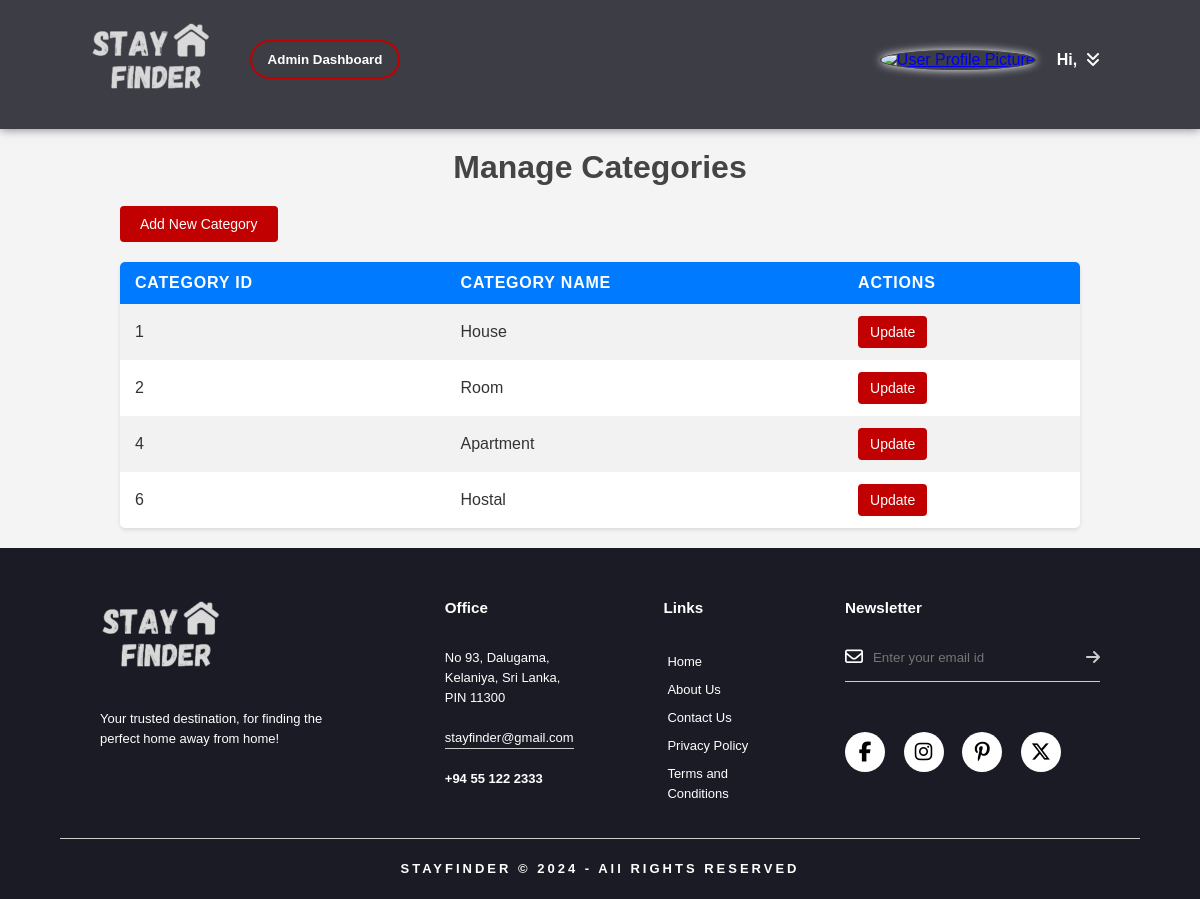
The app's page /admin/add_new_category.php (signed in) with its own data.
### tables this page shows
CREATE TABLE `category` (
  `category_id` int(11) NOT NULL,
  `category_name` varchar(100) DEFAULT NULL
);

### admin/add_new_category.php (the view, shortened to what this page needs)
<?php
include_once "../dbconnect.php";
$sql = "SELECT * FROM category";
$data_set = mysqli_query($connect, $sql);
?>
<!DOCTYPE html>
<html lang="en">
<head>
    <link rel="stylesheet" href="admin-css/category-style.css">
    <link rel="stylesheet" href="admin-css/header.css">
    <link rel="stylesheet" href="admin-css/footer.css">
</head>
<body>
<?php include "header.php"; ?>
    <div class="container">
        <div class="container-head">
            <h1>Manage Categories</h1>
            <button class="add-button" onclick="openAddModal()">Add New Category</button>
        </div>
        <div class="table-div">
            <table class="category-table">
                <tr>
                    <th>Category ID</th>
                    <th>Category Name</th>
                    <th>Actions</th>
                </tr>
                <?php while ($row = mysqli_fetch_assoc($data_set)): ?>
                    <tr>
                        <td><?php echo htmlspecialchars($row['category_id']); ?></td>
                        <td><?php echo htmlspecialchars($row['category_name']); ?></td>
                        <td>
                            <button class="update-button" onclick="openUpdateModal('<?php echo $row['category_id']; ?>', '<?php echo htmlspecialchars($row['category_name']); ?>')">Update</button>
                        </td>
                    </tr>
                <?php endwhile; ?>
            </table>
        </div>
    </div>
    <?php include "footer.php"; ?>
</body>
</html>

### admin/admin-css/category-style.css (style rules this page uses)
* { margin: 0; padding: 0; font-family: sans-serif; }
body { background-color: #f4f4f4; color: #333; }
h1 { text-align: center; color: #444; margin-bottom: 20px; }
.container { padding: 20px; width: 80%; margin: auto; }
.category-table { width: 100%; border-collapse: collapse; margin: 0 auto; box-shadow: 0 2px 4px rgba(0, 0, 0, 0.1); background-color: #fff; border-radius: 5px; overflow: hidden; }
.category-table th, .category-table td { padding: 12px 15px; text-align: left; }
.category-table th { background-color: #007bff; color: #fff; text-transform: uppercase; letter-spacing: 0.05em; }
.category-table tr:nth-child(even) { background-color: #f2f2f2; }
.add-button, .update-button, .remove-button { padding: 8px 12px; border: none; border-radius: 4px; cursor: pointer; font-size: 14px; transition: background-color 0.3s ease; }
.add-button { padding: 10px 20px; background-color: #c10101; color: white; margin-bottom: 20px; }
.update-button { background-color: #c10101; color: #fff; }

### records on screen
category: category_id "1", category_name "House"
category: category_id "2", category_name "Room"
category: category_id "4", category_name "Apartment"
category: category_id "6", category_name "Hostal"
